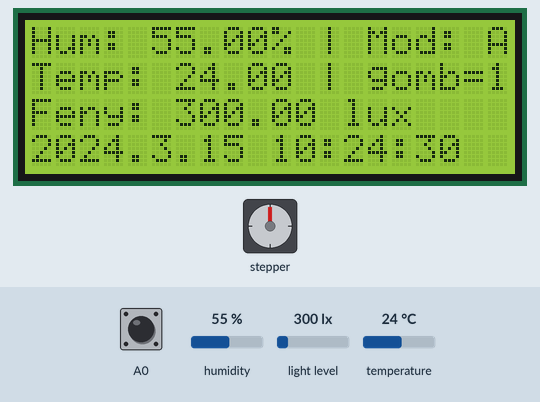
This sketch was run on a simulated Arduino Uno, built with avr-gcc and run on an emulated ATmega328P. Parts: 20×4 character LCD, stepper motor. The test bench sets the inputs (shaded band); at power-on: A0 HIGH, light level 300 lx, humidity 55 %, temperature 24 °C. The local clock reads 2024-03-15 10:24:30 at power-on unless the sketch sets it; stepper angles assume 200 steps per turn; what the sketch prints to the serial monitor is not drawn.

Above: at 1.2 s.
1.3 s: A0 pulled LOW for 0.35 s
At 2.78 s:
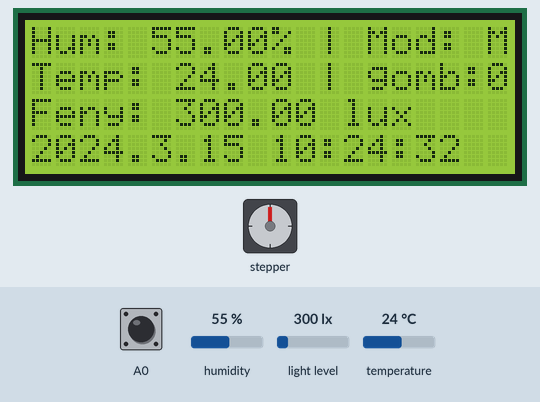
4.0 s: light level set to 967 lx
At 7.9 s:
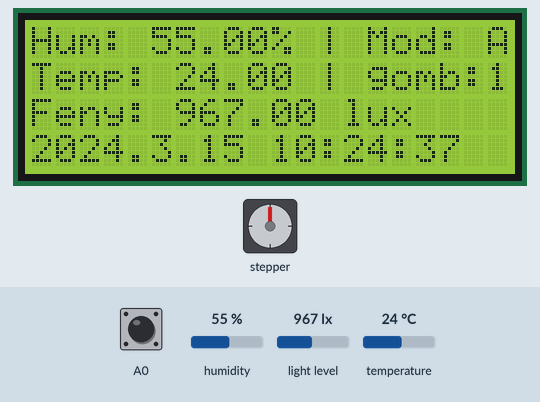
10.5 s: light level set to 1014 lx
At 10.74 s:
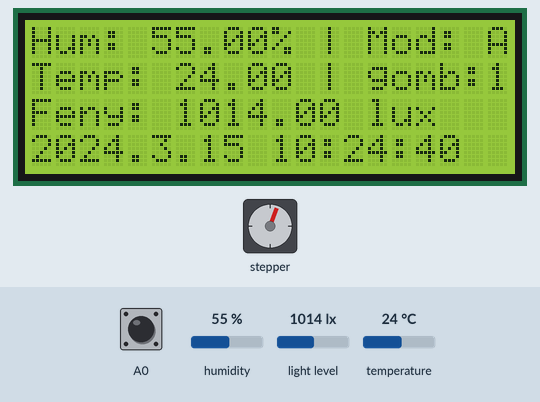
12.9 s: humidity set to 22 %
At 14.9 s:
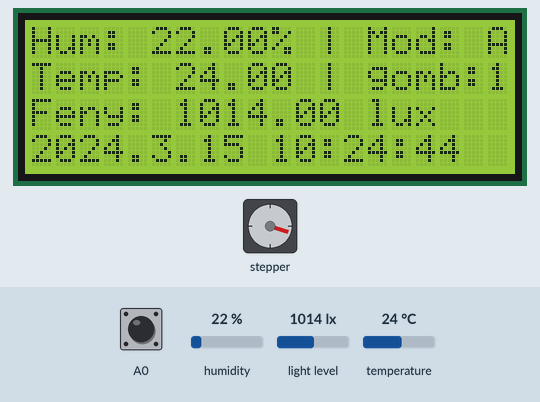
16.5 s: A0 pulled LOW for 1 s
At 17.24 s:
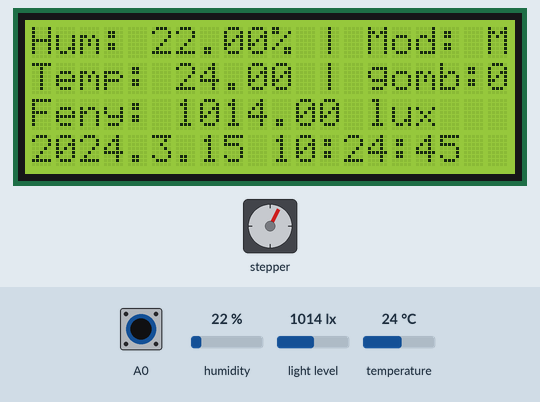
22.2 s: A0 pulled LOW for 3.2 s
At 23.53 s:
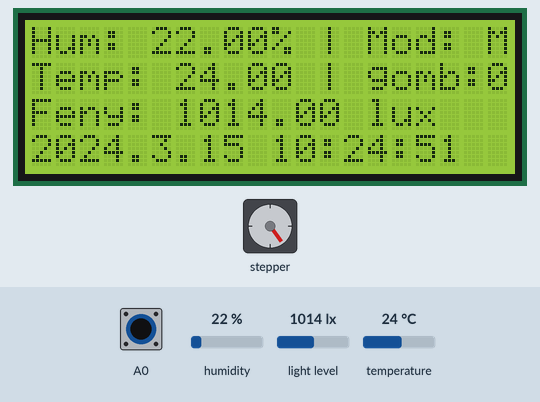
Timing chart, 0 to 27.9 s (numbered marks = the images above; inputs shaded):
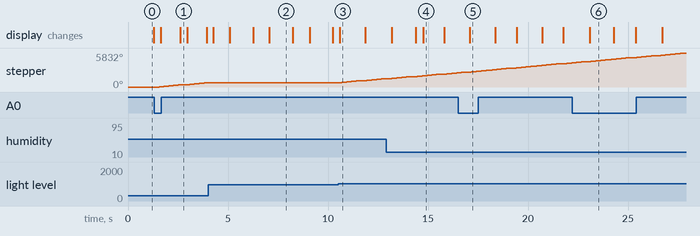

The sketch:

lab2_arduino.ino
```cpp
#include <LiquidCrystal_I2C.h>
#include "DHT.h"
#include <Wire.h>
// clock
#include <DS3231.h>
// light sensor
#include <Adafruit_Sensor.h>
#include <Adafruit_TSL2561_U.h>
// motor
#include <Stepper.h>

#include <SPI.h>


#define DHTPIN A3
#define DHTTYPE DHT11

DHT dht(DHTPIN, DHTTYPE);

LiquidCrystal_I2C lcd(0x27,20,4);

SPISettings spi_settings(100000, MSBFIRST, SPI_MODE0);

int gomb_allapota;
int gomb_regi_allapota;

int dht_fail;

int lcd_found;
int light_found;
int rtc_clock_found;

DS3231 myRTC;
bool century = false;
bool h12Flag;
bool pmFlag;

// light sensor
Adafruit_TSL2561_Unified tsl = Adafruit_TSL2561_Unified(TSL2561_ADDR_FLOAT, 12345);

int manual_mode = 0;
unsigned long manual_start_time = 0;

// motor
const int stepsPerRevolution = 200;
Stepper myStepper(stepsPerRevolution, 8, 9, 10, 11);

// data

byte year;
byte month;
byte day;
byte hour;
byte minute;
byte second;
byte light;
byte humidity;
byte temperature;
byte button;

byte checksum;

bool motor_started = false;
unsigned long motor_started_time = 0;
unsigned long motor_run_time;

void setup() {
  pinMode(A0,INPUT_PULLUP);
  gomb_regi_allapota = digitalRead(A0);

  lcd.init();
  lcd.backlight();
  dht.begin();
  dht_fail = 0;

  Serial.begin(9600);

  Wire.begin();
  checkI2cDevices();

  gomb_allapota = digitalRead(A0);
  lcd.setCursor(12,1);
  lcd.print("| gomb=");
  lcd.print(gomb_allapota);

  lcd.setCursor(0,0);
  lcd.print("Hum: ");

  lcd.setCursor(0,1);
  lcd.print("Temp: ");

  if(light_found) {
    tsl.begin();
    configureTslSensor();
  }

  myStepper.setSpeed(60);

  // open SPI port for com with nodeMCU
  SPCR |= bit(SPE);
  // arduino is slave
  pinMode(MISO, OUTPUT);
  SPI.attachInterrupt();
}

void loop() {

  // ============ DHT ============
  float h = dht.readHumidity();
  float t = dht.readTemperature();

  dht_fail = 0;
  if (isnan(h) || isnan(t)) {
    dht_fail = 1;
  }

  Serial.print("Humidity: ");
  lcd.setCursor(5,0);
  if (dht_fail) {
    if (lcd_found) {
      lcd.print("error");
    }
    Serial.println("error");
  } else {
    humidity = h;
    if (lcd_found) {
      lcd.print(h);
      lcd.print("% | ");
    }
    Serial.println(h);
  }

  Serial.print("Temp: ");
  lcd.setCursor(6,1);
  if (dht_fail) {
    if (lcd_found) {
      lcd.print("error");
    }
    Serial.println("error");
  } else {
    temperature = t;
    if (lcd_found) {
      lcd.print(t);
    }
    Serial.println(t);
  }

  // ============ Gomb ============
  gomb_allapota = digitalRead(A0);
  if (gomb_allapota!=gomb_regi_allapota) {
    Serial.print("gomb allapota = ");
    Serial.println(gomb_allapota);
    if (lcd_found) {
      lcd.setCursor(12,1);
      lcd.print("| gomb:");
      lcd.print(gomb_allapota);
    }
    gomb_regi_allapota = gomb_allapota;
    button = gomb_allapota;
    // start manual mode
    manual_mode = 1;
    printMode();
    Serial.println("Manualis modra valtva");
    manual_start_time = millis();
    // motor step
    myStepper.step(stepsPerRevolution);
  }
  // ============= RTC Clock =============
  if (rtc_clock_found) {
    printTime();
  }
  // ============= Light sensor =============
  if (light_found) {
    checkLight();
  }
  // ============= Mode =============
  printMode();

  // check manual mode end, reset after 3 seconds
  if (manual_mode == 1 && millis() - manual_start_time >= 3000) {
    manual_mode = 0;
    Serial.println("Manualis mod vege");
  }
  if (motor_started) {
    myStepper.step(stepsPerRevolution);
  }
  // motor started from node
  if (motor_started == true && millis() - motor_started_time >= motor_run_time) {
    motor_started = false;
    Serial.println("Stopping motor");
  }

  Serial.println();
  delay(200);
}


void printMode() {
  if (manual_mode == 1) {
    Serial.println("Manualis mod");
    if (lcd_found) {
    lcd.setCursor(14,0);
    lcd.print("Mod: M");
  }
  } else {
    Serial.println("Automata mod");
    if (lcd_found) {
    lcd.setCursor(14,0);
    lcd.print("Mod: A");
  }
  }

}

void checkLight() {
  sensors_event_t event;
  tsl.getEvent(&event);
  if (event.light) {
    light = event.light;
    Serial.print(event.light); Serial.println(" lux");
    if (lcd_found) {
      lcd.setCursor(0,2);
      lcd.print("Feny: ");
      lcd.print(event.light);
      lcd.print(" lux   ");
    }
    if (event.light > 1000) {
      // over 1000 - start motor
      // motor step
      myStepper.step(stepsPerRevolution);
    }
  } else {
    Serial.println("Sensor overload");
    if (lcd_found) {
      lcd.setCursor(0,2);
      lcd.print("Feny: error");
    }
  }
}


void configureTslSensor(void) {
  tsl.enableAutoRange(true);
  tsl.setIntegrationTime(TSL2561_INTEGRATIONTIME_13MS);
  Serial.println("Tsl Gain: Auto");
  Serial.println("Timing: 13 ms");
}


void printTime() {
  String timeStr = "20";
  year = myRTC.getYear();
  timeStr += String(year, DEC);
  timeStr += ".";
  month = myRTC.getMonth(century);
  timeStr += String(month, DEC);
  timeStr += ".";
  day = myRTC.getDate();
  timeStr += String(day, DEC);
  timeStr += " ";
  hour = myRTC.getHour(h12Flag, pmFlag); // 24-hr
  timeStr += String(hour, DEC);
  timeStr += ":";
  minute = myRTC.getMinute();
  String min = String(minute, DEC);
  if (min.toInt() < 10) {
    timeStr += "0";
  }
  timeStr += min;
  timeStr += ":";
  second = myRTC.getSecond();
  String sec = String(second, DEC);
  if (sec.toInt() < 10) {
    timeStr += "0";
  }
  timeStr += sec;

  Serial.print("Time: ");
  Serial.println(timeStr);
  if (lcd_found) {
    lcd.setCursor(0,3);
    lcd.print(timeStr);
  }
}


void checkI2cDevices() {
  // check devices
  // LCD screen - 0x27
  byte lcd_address = 39;
  Wire.beginTransmission(lcd_address);
  byte error_lcd = Wire.endTransmission();
  if (error_lcd == 0) {
    lcd_found = 1;
  } else {
    lcd_found = 0;
  }
  // Fenyero mero - 0x39
  byte light_address = 57;
  Wire.beginTransmission(light_address);
  byte error_ligt = Wire.endTransmission();
  if (error_ligt == 0) {
    light_found = 1;
  } else {
    light_found = 0;
  }
  // RTC clock mero - 0x68
  byte rtc_address = 104;
  Wire.beginTransmission(rtc_address);
  byte error_clock = Wire.endTransmission();
  if (error_clock == 0) {
    rtc_clock_found = 1;
  } else {
    rtc_clock_found = 0;
  }

  if (lcd_found == 1) {
    Serial.println("LCD device found");
  }
  if (light_found == 1) {
    Serial.println("Light device found");
  }
  if (rtc_clock_found == 1) {
    Serial.println("RTC clock found");
  }
  Serial.println();
}


void startMotor(byte duration) {
  Serial.println("===================");
  Serial.print("Starting motor from node for ");
  motor_started_time = millis();
  motor_run_time = duration * 1000;
  Serial.print(motor_run_time);
  Serial.println(" milisec");

}


//SPI interrupt routine
ISR(SPI_STC_vect) {
  char c = SPDR;
  switch (c) {
    case 'd': checksum = 0; break;
    case 'Y': SPDR = year; checksum += year; break;
    case 'M': SPDR = month; checksum += month; break;
    case 'D': SPDR = day; checksum += day; break;
    case 'H': SPDR = hour; checksum += hour; break;
    case 'm': SPDR = minute; checksum += minute; break;
    case 'S': SPDR = second; checksum += second; break;
    case 'l': SPDR = light; checksum += light; break;
    case 'h': SPDR = humidity; checksum += humidity; break;
    case 't': SPDR = temperature; checksum += temperature; break;
    case 'b': SPDR = button; checksum += button; break;
    case 'r': SPDR = motor_started; checksum += motor_started; break;
    case 'c': SPDR = checksum; Serial.print("checksum  "); Serial.println(checksum); break;
    case 's': motor_started = true; break;
    default:
      if (c >= 0 && c <= 9) {
        startMotor(c);
      }
  }

}
```

Measured:
- the behaviour switches between 1000 and 1001 lx on light level (found by bisection; images 2 and 3)
- after the input at 1.3 s, stepper: keeps turning clockwise at about 311°/s, starting after 0.27 s; the display: first changes after 0.35 s (image 1 shows a later state)
- after the input at 10.5 s, stepper: keeps turning clockwise at about 313°/s, starting after 0.05 s
- after the input at 16.5 s, the display: changes after 0.59 s (image 5)
